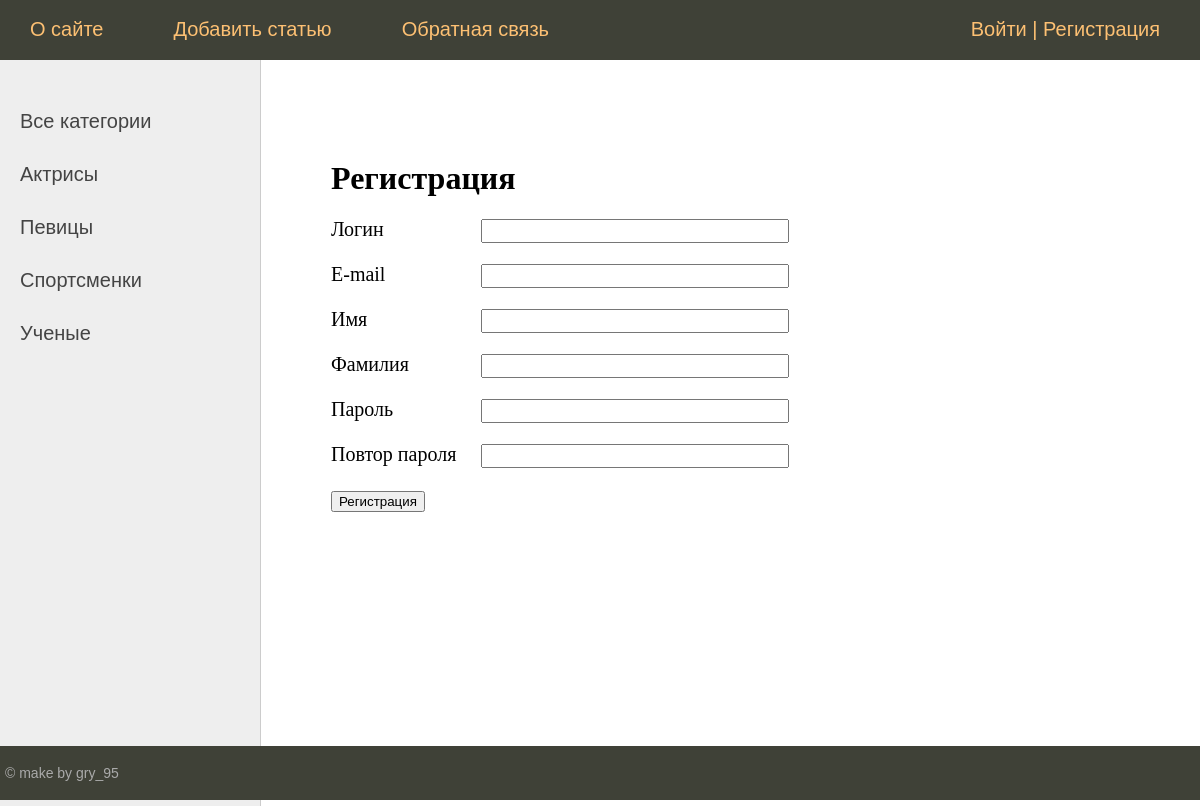
The page /users/register/ on the database its author committed.
### women/models.py (models this page shows, shortened)
class Category(models.Model):
    name = models.CharField(max_length=100, db_index=True, verbose_name='Категория')
    slug = models.SlugField(max_length=255, unique=True, db_index=True, verbose_name='Slug')
    class Meta:
        verbose_name = 'Категория'
        verbose_name_plural = 'Категории'
    def get_absolute_url(self):
        return reverse('category', kwargs={'cat_slug': self.slug})

### users/views.py (the view)
# urls.py: path('register/', views.RegisterUser.as_view(), name='register'),  # users:register
class RegisterUser(CreateView):
    form_class = RegisterUserForm
    template_name = 'users/register.html'
    extra_context = {'title': 'Регистрация'}
    success_url = reverse_lazy('users:login')

### users/forms.py (shortened to what this page needs)
class RegisterUserForm(UserCreationForm):
    username = forms.CharField(label='Логин', widget=forms.TextInput(attrs={'class': 'form-input'}))
    password1 = forms.CharField(label='Пароль', widget=forms.PasswordInput(attrs={'class': 'form-input'}))
    password2 = forms.CharField(label='Повтор пароля', widget=forms.PasswordInput(attrs={'class': 'form-input'}))
    class Meta:
        model = get_user_model()
        fields = [
            'username', 'email', 'first_name', 'last_name', 'password1', 'password2'
        ]
        labels = {
            'email': 'E-mail',
            'first_name': 'Имя',
            'last_name': 'Фамилия'
        }
        widgets = {
            'email': forms.TextInput(attrs={'class': 'form-input'}),
            'first_name': forms.TextInput(attrs={'class': 'form-input'}),
            'last_name': forms.TextInput(attrs={'class': 'form-input'})
        }

### users/context_processors.py (called while the page is built)
def get_women_context(request):
    return {'mainmenu': menu}

### women/templatetags/women_tags.py (called while the page is built)
@register.inclusion_tag('women/list_categories.html')
def show_categories(cat_selected=0):
    cats = Category.objects.annotate(total=Count('posts')).filter(total__gt=0)
    return {'cats': cats, 'cat_selected': cat_selected, }

@register.inclusion_tag('women/list_tags.html')
def show_all_tags():
    return {"tags": TagPost.objects.annotate(total=Count('tags')).filter(total__gt=0)}

### users/templates/users/register.html (shortened to what this page needs)
{% extends 'base.html' %}
{% block content %}
<h1>Регистрация</h1>
<form method="post">
    {% for f in form %}
    <p><label class="form-label" for="{{ f.id_for_label }}">{{ f.label }}</label>{{ f }}</p>
    {% endfor %}    <p>
        <button type="submit">Регистрация</button>
    </p>
</form>
{% endblock %}

### women/templates/women/list_categories.html
{% for cat in cats %}
{% if cat.id == cat_selected %}
<li class="selected">{{cat.name}}</li>
{% else %}
<li><a href="{{ cat.get_absolute_url }}">{{cat.name}}</a></li>
{% endif %}
{% endfor %}

### women/static/women/css/styles.css (style rules this page uses)
html, body { font-family: 'Arial'; margin: 0; padding: 0; height: 100%; width: 100%; color: #444; }
a { color: #0059b2; text-decoration: none; }
.left-chapters ul li { margin: 30px 0 0 0; color: #999; }
.left-chapters ul li a { color: #444; text-decoration: none; }
.content-text h1 { font-size: 32px; }
.form-input { width: 300px; font-size: 16px; }
.form-label { display: inline-block; min-width: 150px; vertical-align: top; }

### rows shown on the page
Category: name "Актрисы"
Category: name "Певицы"
Category: name "Спортсменки"
Category: name "Ученые"

### other values the page prints
{{ m.title }} "О сайте" "Добавить статью" "Обратная связь"
{{ f.label }} "Логин" "E-mail" "Имя" "Фамилия" "Пароль" "Повтор пароля"
